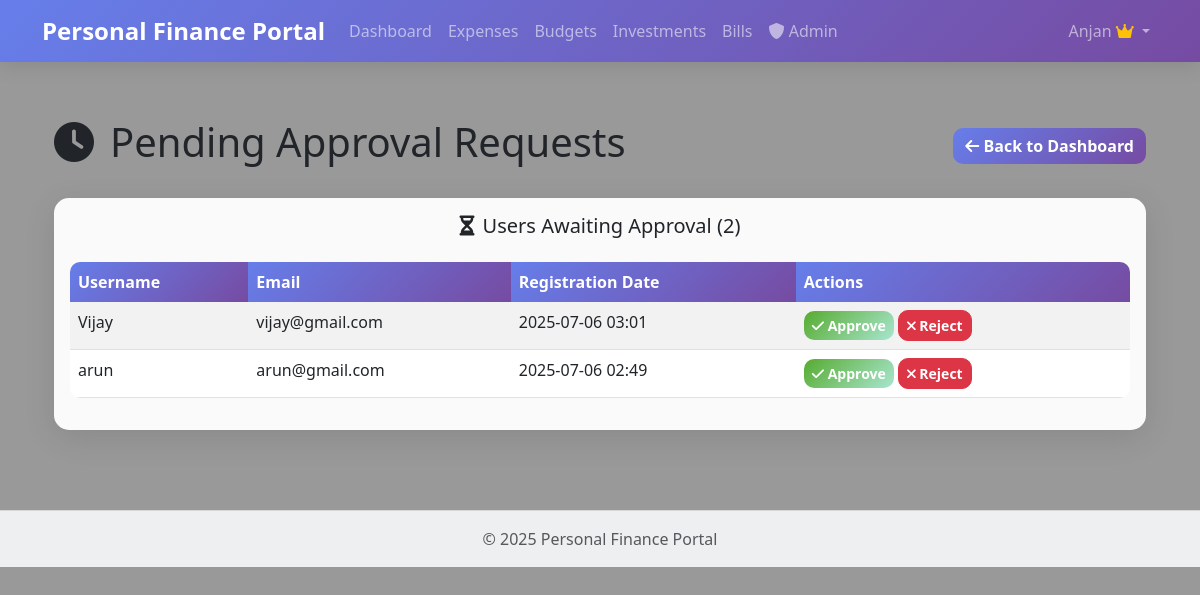
The page /admin/pending-requests (signed in) on the database as committed earlier.
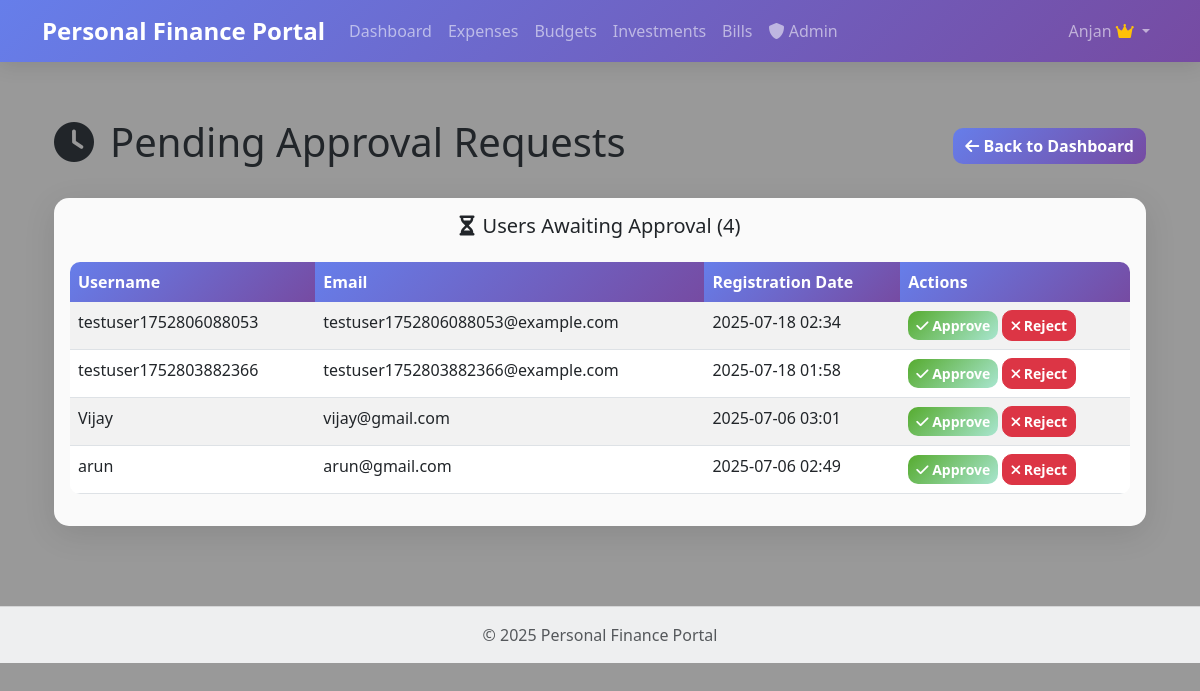
The same page on the database as committed later.
### app/models/user.py (models this page shows, shortened)
class User(db.Model, UserMixin):
    id = db.Column(db.Integer, primary_key=True)
    username = db.Column(db.String(64), index=True, unique=True)
    email = db.Column(db.String(120), index=True, unique=True)
    password_hash = db.Column(db.String(128))
    created_at = db.Column(db.DateTime, default=datetime.utcnow)
    is_admin = db.Column(db.Boolean, default=False)
    is_active = db.Column(db.Boolean, default=False)  # Users need admin approval
    approved_at = db.Column(db.DateTime, nullable=True)
    approved_by = db.Column(db.Integer, db.ForeignKey('user.id'), nullable=True)
    expenses = db.relationship('Expense', backref='user', lazy='dynamic')
    budgets = db.relationship('Budget', backref='user', lazy='dynamic')
    investments = db.relationship('Investment', backref='user', lazy='dynamic')
    bills = db.relationship('Bill', backref='user', lazy='dynamic')

### app/routes/admin.py (the view)
@admin_bp.route('/pending-requests')
@login_required
@admin_required
def pending_requests():
    pending_users = User.query.filter_by(is_active=False).order_by(User.created_at.desc()).all()
    return render_template('admin/pending_requests.html', pending_users=pending_users)

### app/models/user.py (called while the page is built)
@login_manager.user_loader
def load_user(id):
    return User.query.get(int(id))

### app/routes/admin.py (called while the page is built)
def admin_required(f):
    @wraps(f)
    def decorated_function(*args, **kwargs):
        if not current_user.is_authenticated or not current_user.is_admin:
            abort(403)  # Forbidden
        return f(*args, **kwargs)
    return decorated_function

### app/utils/date_utils.py (called while the page is built)
def get_current_datetime():
    return datetime.now()

### app/templates/admin/pending_requests.html (shortened to what this page needs)
{% extends "base.html" %}
{% block content %}
<div class="admin-content">
    <div class="container">
        <div class="row">
            <div class="col-12">
                <div class="d-flex justify-content-between align-items-center mb-4">
                    <h1>
                        <i class="fas fa-clock me-3"></i>Pending Approval Requests
                    </h1>
                    <a href="{{ url_for('admin.index') }}" class="btn btn-primary">
                        <i class="fas fa-arrow-left"></i> Back to Dashboard
                    </a>
                </div>
            </div>
        </div>
        {% if pending_users %}
        <div class="row">
            <div class="col-12">
                <div class="card">
                    <div class="card-body">
                        <h5 class="text-center mb-4">
                            <i class="fas fa-hourglass-half me-2"></i>Users Awaiting Approval ({{ pending_users|length
                            }})
                        </h5>
                        <div class="table-responsive">
                            <table class="table table-striped">
                                <thead>
                                    <tr>
                                        <th>Username</th>
                                        <th>Email</th>
                                        <th>Registration Date</th>
                                        <th>Actions</th>
                                    </tr>
                                </thead>
                                <tbody>
                                    {% for user in pending_users %}
                                    <tr>
                                        <td>{{ user.username }}</td>
                                        <td>{{ user.email }}</td>
                                        <td>{{ user.created_at.strftime('%Y-%m-%d %H:%M') }}</td>
                                        <td>
                                            <form method="POST"
                                                action="{{ url_for('admin.approve_user', user_id=user.id) }}"
                                                class="d-inline">
                                                <button type="submit" class="btn btn-success btn-sm"
                                                    onclick="return confirm('Approve this user?')">
                                                    <i class="fas fa-check"></i> Approve
                                                </button>
                                            </form>
                                            <form method="POST"
                                                action="{{ url_for('admin.reject_user', user_id=user.id) }}"
                                                class="d-inline">
                                                <button type="submit" class="btn btn-danger btn-sm"
                                                    onclick="return confirm('Reject this user?')">
                                                    <i class="fas fa-times"></i> Reject
                                                </button>
                                            </form>
                                        </td>
                                    </tr>
                                    {% endfor %}
                                </tbody>
                            </table>
                        </div>
                    </div>
                </div>
            </div>
        </div>
        {% endif %}
    </div>
</div>
{% endblock %}

Rows that differ between the two databases and show on the page:
added User: username "testuser1752806088053", email "testuser1752806088053@example.com", created_at "2025-07-18 02:34"
added User: username "testuser1752803882366", email "testuser1752803882366@example.com", created_at "2025-07-18 01:58"
Other text that changed with them:
{{ pending_users|length }}: "2" → "4"
